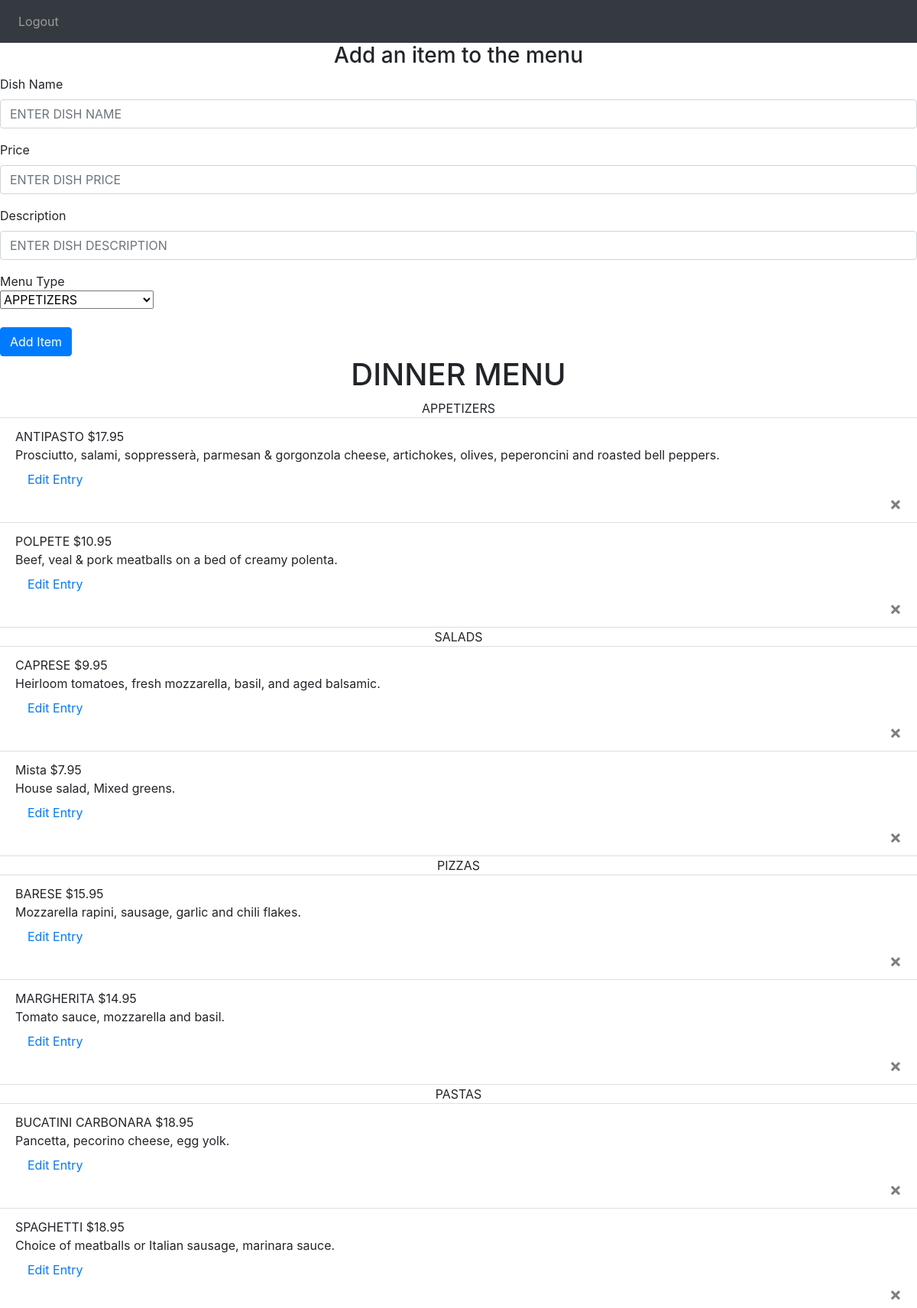
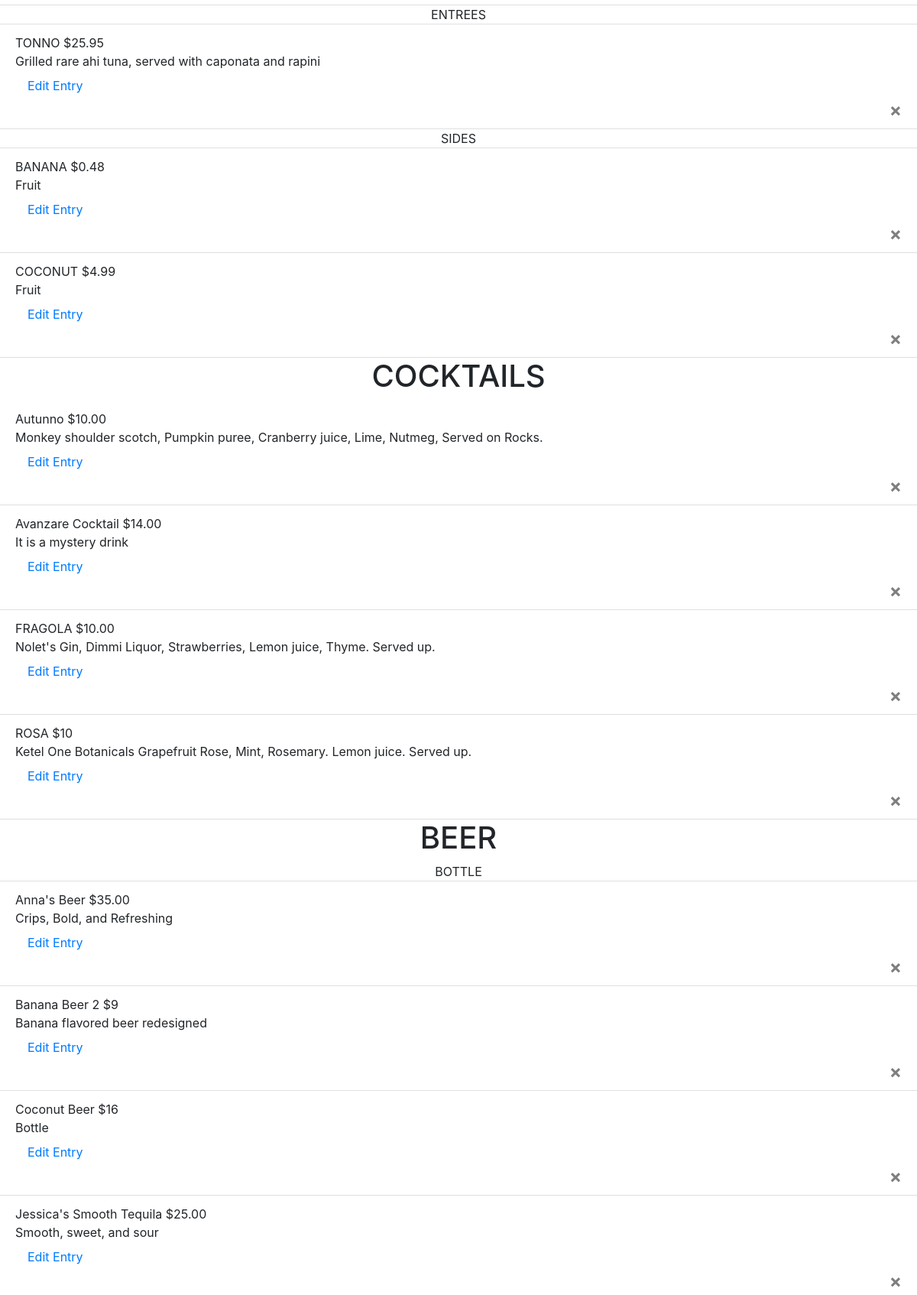
The page /add-menu-item (signed in, upper part) on the database its author committed (2 pictures, top to bottom).
### avanzareApp/models.py (models this page shows)
class Menu(db.Model):
    id = db.Column(db.Integer, primary_key=True)
    name = db.Column(db.String(150), unique=True)
    price = db.Column(db.String(150))
    description = db.Column(db.String(10000))
    menu_type = db.Column(db.String(150))
    date = db.Column(db.DateTime(timezone=True), default=func.now())
    user_id = db.Column(db.Integer, db.ForeignKey('user.id'))

### avanzareApp/views.py (the view, shortened to what this page needs)
@views.route('/add-menu-item', methods=['GET', 'POST'])
@login_required
def add_menu_item():
    user = User.query.filter(User.email == 'headChef@gmail.com').first()
    items = Menu.query.filter_by(user_id=user.id).order_by(Menu.name).all()
    return render_template("edit_menu.html", items=items, user=current_user)

### avanzareApp/__init__.py (called while the page is built)
def create_app():
    app = Flask(__name__)
    app.config['SECRET KEY'] = 'iudsdbciud ccdoi'
    app.config['SQLALCHEMY_DATABASE_URI'] = f'sqlite:///{DB_NAME}'
    db.init_app(app)
    from .views import views
    from .auth import auth
    app.register_blueprint(views, url_prefix='/')
    app.register_blueprint(auth, url_prefix='/')
    from .models import User, Note
    with app.app_context():
        db.create_all()
    login_manager = LoginManager()
    login_manager.login_view = 'auth.start_page'
    login_manager.init_app(app)
    @login_manager.user_loader
    def load_user(id):
        return User.query.get(int(id))
    return app

### avanzareApp/templates/edit_menu.html (shortened to what this page needs)
<!DOCTYPE html>
<html lang="en">
<head>
    <link
      rel="stylesheet"
      href="https://stackpath.bootstrapcdn.com/bootstrap/4.4.1/css/bootstrap.min.css"
    />
    <link
      rel="stylesheet"
      href="https://stackpath.bootstrapcdn.com/font-awesome/4.7.0/css/font-awesome.min.css"
    />
</head>
<body>
    <nav class="navbar navbar-expand-lg navbar-dark bg-dark">
        <div class="collapse navbar-collapse" id="navbar">
            <div class="navbar-nav">
                    <a class="nav-item nav-link" id="logout" href="/logout">Logout</a>
            </div>
        </div>
    </nav>
    {% block content %}
<form method="POST">
    <h3 align="center">Add an item to the menu</h3>
    <div class="form-group">
        <label for="name">Dish Name</label>
        <input
                type="name"
                class="form-control"
                id="name"
                name="name"
                placeholder="ENTER DISH NAME"
        />
    </div>
    <div class="form-group">
        <label for="price">Price</label>
        <input
                type="price"
                class="form-control"
                id="price"
                name="price"
                placeholder="ENTER DISH PRICE"
        />
    </div>
    <div class="form-group">
        <label for="description">Description</label>
        <input
                type="description"
                class="form-control"
                id="description"
                name="description"
                placeholder="ENTER DISH DESCRIPTION"
        />
    </div>
    <div>Menu Type</div>
    <select class="selectpicker" type="menu_type" id="menu_type" name="menu_type">
      <optgroup label="DINNER MENU" >
        <option>APPETIZERS</option>
      </optgroup>
    </select>
    <br />
    <br />
    <button type="submit" class="btn btn-primary">Add Item</button>
</form>
    <h1 align="center"> DINNER MENU </h1>
        <ul class="list-group list-group-flush" id="items">
            {% set DINNER_sub_menus = ["APPETIZERS", "SALADS", "SIDES"] %}
            {% set print_once = 1 %}
            {% for menu in ["APPETIZERS", "SALADS", "PIZZAS", "PASTAS", "ENTREES", "SIDES"] %}
                {% if print_once == 1 %}
                    <div align="center">{{ menu }}</div>
                    {% set print_once = 0 %}
                {% endif %}
              {% for item in items %}
                    {% if item.menu_type == menu %}
                      <li class="list-group-item">
                          {{ item.name }}
                          {{ item.price }}
                          <br />
                          {{ item.description }}
                            <br />
                              <a class="nav-item nav-link" href="{{ url_for('views.edit_redirect', id=item.id) }}">Edit Entry</a>
                          <button type="button" class="close" onClick="deleteMenuItem({{ item.id }})">
                                <span aria-hidden="true">&times;</span>
                            </button>
                      </li>
                    {% endif %}
              {% endfor %}
            {% set print_once = 1 %}
            {% endfor %}
        </ul>
<h1 align="center"> COCKTAILS </h1>
        <ul class="list-group list-group-flush">
          {% for item in items %}
                {% if item.menu_type == "COCKTAILS" %}
                  <li class="list-group-item">
                      {{ item.name }}
                      {{ item.price }}
                      <br />
                      {{ item.description }}
                      <br />
                      <a class="nav-item nav-link" href="{{ url_for('views.edit_redirect', id=item.id) }}">Edit Entry</a>
                      <button type="button" class="close" onClick="deleteMenuItem({{ item.id }})">
                            <span aria-hidden="true">&times;</span>
                        </button>
                  </li>
                {% endif %}
          {% endfor %}
        </ul>
<h1 align="center"> BEER </h1>
        <ul class="list-group list-group-flush" >
            {% set BEER_sub_menus = ["BOTTLE", "DRAFT"] %}
            {% set print_once = 1 %}
            {% for menu in BEER_sub_menus %}
                {% if print_once == 1 %}
                    <div align="center">{{ menu }}</div>
                    {% set print_once = 0 %}
                {% endif %}
              {% for item in items %}
                    {% if item.menu_type == menu %}
                      <li class="list-group-item">
                          {{ item.name }}
                          {{ item.price }}
                          <br />
                          {{ item.description }}
                          <br />
                          <a class="nav-item nav-link" href="{{ url_for('views.edit_redirect', id=item.id) }}">Edit Entry</a>
                          <button type="button" class="close" onClick="deleteMenuItem({{ item.id }})">
                                <span aria-hidden="true">&times;</span>
                            </button>
                      </li>
                    {% endif %}
              {% endfor %}
            {% set print_once = 1 %}
            {% endfor %}
            </ul>
{% endblock %}
</body>
</html>

### rows shown on the page
Menu: name "ANTIPASTO", price "$17.95", description "Prosciutto, salami, soppresserà, parmesan & gorgonzola cheese, artichokes, olives, peperoncini and roasted bell peppers."
Menu: name "POLPETE", price "$10.95", description "Beef, veal & pork meatballs on a bed of creamy polenta."
Menu: name "CAPRESE", price "$9.95", description "Heirloom tomatoes, fresh mozzarella, basil, and aged balsamic."
Menu: name "Mista", price "$7.95", description "House salad, Mixed greens."
Menu: name "BARESE", price "$15.95", description "Mozzarella rapini, sausage, garlic and chili flakes."
Menu: name "MARGHERITA", price "$14.95", description "Tomato sauce, mozzarella and basil."
Menu: name "BUCATINI CARBONARA", price "$18.95", description "Pancetta, pecorino cheese, egg yolk."
Menu: name "SPAGHETTI", price "$18.95", description "Choice of meatballs or Italian sausage, marinara sauce."
Menu: name "TONNO", price "$25.95", description "Grilled rare ahi tuna, served with caponata and rapini"
Menu: name "BANANA", price "$0.48", description "Fruit"
Menu: name "COCONUT", price "$4.99", description "Fruit"
Menu: name "Autunno", price "$10.00", description "Monkey shoulder scotch, Pumpkin puree, Cranberry juice, Lime, Nutmeg, Served on Rocks."
Menu: name "Avanzare Cocktail", price "$14.00", description "It is a mystery drink"
Menu: name "FRAGOLA", price "$10.00", description "Nolet's Gin, Dimmi Liquor, Strawberries, Lemon juice, Thyme. Served up."
Menu: name "ROSA", price "$10", description "Ketel One Botanicals Grapefruit Rose, Mint, Rosemary. Lemon juice. Served up."
Menu: name "Anna's Beer", price "$35.00", description "Crips, Bold, and Refreshing"
Menu: name "Banana Beer 2", price "$9", description "Banana flavored beer redesigned"
Menu: name "Coconut Beer", price "$16", description "Bottle"
Menu: name "Jessica's Smooth Tequila", price "$25.00", description "Smooth, sweet, and sour"

### other values the page prints
{{ menu }} "APPETIZERS" "SALADS" "PIZZAS" "PASTAS" "ENTREES" "SIDES"
{{ menu }} "BOTTLE"
